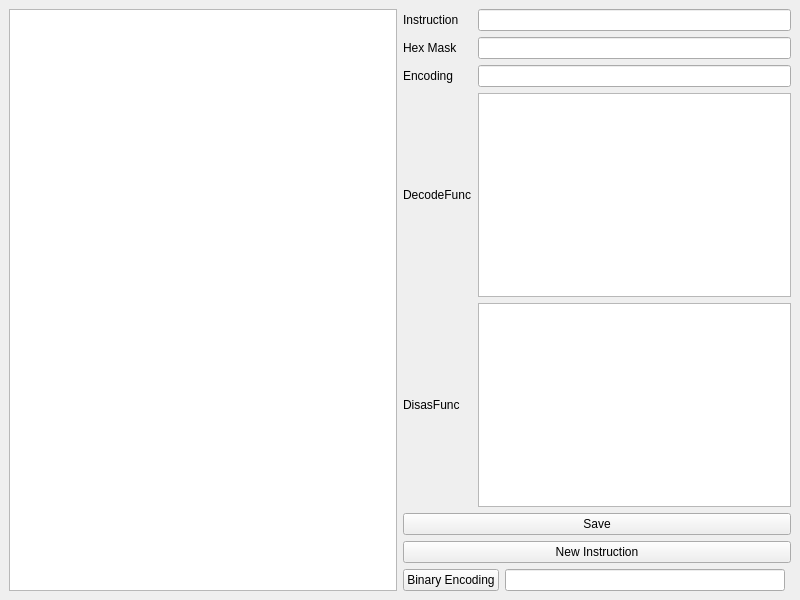
<?xml version="1.0" encoding="UTF-8"?>
<ui version="4.0">
 <class>MainWindow</class>
 <widget class="QMainWindow" name="MainWindow">
  <property name="geometry">
   <rect>
    <x>0</x>
    <y>0</y>
    <width>800</width>
    <height>600</height>
   </rect>
  </property>
  <property name="windowTitle">
   <string>ISA.xml Editor</string>
  </property>
  <widget class="QWidget" name="centralwidget">
   <layout class="QHBoxLayout" name="horizontalLayout">
    <item>
     <widget class="QListWidget" name="listWidget"/>
    </item>
    <item>
     <layout class="QGridLayout" name="gridLayout">
      <item row="2" column="0">
       <widget class="QLabel" name="label_2">
        <property name="text">
         <string>Hex Mask</string>
        </property>
       </widget>
      </item>
      <item row="3" column="1" colspan="3">
       <widget class="QLineEdit" name="Encoding"/>
      </item>
      <item row="3" column="0">
       <widget class="QLabel" name="label_3">
        <property name="text">
         <string>Encoding</string>
        </property>
       </widget>
      </item>
      <item row="1" column="1" colspan="3">
       <widget class="QLineEdit" name="InstructionName"/>
      </item>
      <item row="7" column="0" colspan="4">
       <widget class="QPushButton" name="NewButton">
        <property name="text">
         <string>New Instruction</string>
        </property>
       </widget>
      </item>
      <item row="2" column="1" colspan="3">
       <widget class="QLineEdit" name="HexMask"/>
      </item>
      <item row="5" column="1" colspan="3">
       <widget class="QTextEdit" name="DisasFunc"/>
      </item>
      <item row="4" column="0">
       <widget class="QLabel" name="label_4">
        <property name="text">
         <string>DecodeFunc</string>
        </property>
       </widget>
      </item>
      <item row="5" column="0">
       <widget class="QLabel" name="label_5">
        <property name="text">
         <string>DisasFunc</string>
        </property>
       </widget>
      </item>
      <item row="6" column="0" colspan="4">
       <widget class="QPushButton" name="SaveButton">
        <property name="text">
         <string>Save</string>
        </property>
       </widget>
      </item>
      <item row="1" column="0">
       <widget class="QLabel" name="label">
        <property name="text">
         <string>Instruction</string>
        </property>
       </widget>
      </item>
      <item row="4" column="1" colspan="3">
       <widget class="QTextEdit" name="DecodeFunc"/>
      </item>
      <item row="8" column="0" colspan="2">
       <widget class="QPushButton" name="Encoding_2">
        <property name="text">
         <string>Binary Encoding</string>
        </property>
       </widget>
      </item>
      <item row="8" column="2">
       <widget class="QLineEdit" name="binaryString"/>
      </item>
     </layout>
    </item>
   </layout>
  </widget>
 </widget>
 <resources/>
 <connections/>
</ui>
